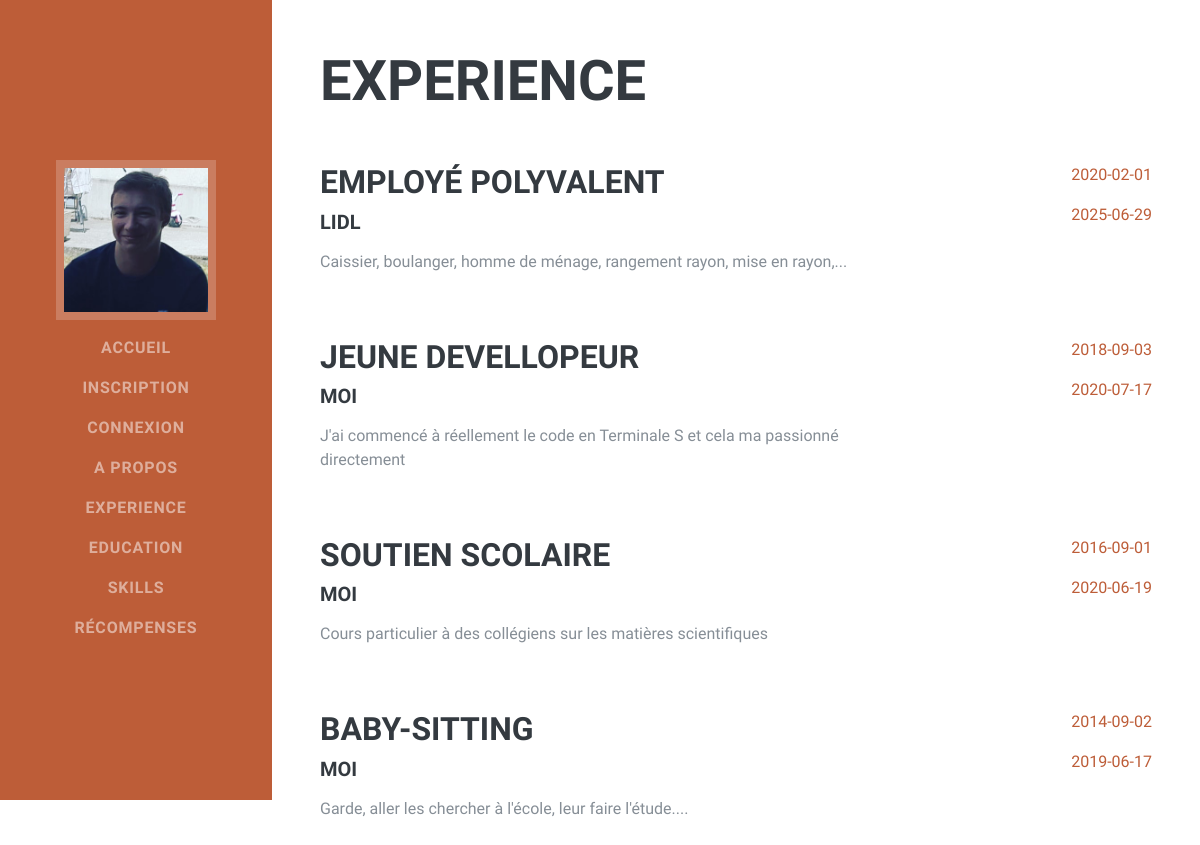
The app's page /site_cv_eval/exp.php with its own data.
### tables this page shows
CREATE TABLE `experiences` (
  `id_experiences` int(3) NOT NULL,
  `emploi` varchar(20) DEFAULT NULL,
  `entreprise` varchar(20) DEFAULT NULL,
  `description` varchar(100) DEFAULT NULL,
  `date_embauche` date DEFAULT NULL,
  `date_fin` date DEFAULT NULL
);

### site_cv_eval/exp.php (the view)
<?php include("inc/header.inc.php"); ?>
<?php require_once("inc/data.inc.php"); ?>
<section class="resume-section p-3 p-lg-5 d-flex justify-content-center" id="experience">
  <div class="w-100">
    <h2 class="mb-5">Experience</h2>
    <?php
    $base_de_donnee = $pdo->query("SELECT * FROM experiences ORDER BY id_experiences");
    while ($experiences = $base_de_donnee->fetch(PDO::FETCH_OBJ)) { ?>
      <div class="resume-item d-flex flex-column flex-md-row justify-content-between mb-5">
        <div class="resume-content">
          <div class="mb-0">
            <h3><?php echo $experiences->emploi; ?></h3>
          </div>
          <div class="subheading mb-3">
            <h5><?php echo $experiences->entreprise; ?></h5>
          </div>
          <div>
            <p><?php echo $experiences->description; ?></p>
          </div>
        </div>
        <div class="resume-date text-md-right">
          <div class="text-primary">
            <p><?php echo $experiences->date_embauche; ?></p>
          </div>
          <div class="text-primary">
            <p><?php echo $experiences->date_fin; ?></p>
          </div>
        </div>
      </div>
    <?php } ?>
  </div>
</section>

### site_cv_eval/inc/header.inc.php (shortened to what this page needs)
<!DOCTYPE html>
<html lang="en">
<head>
    <link href="vendor/bootstrap/css/bootstrap.min.css" rel="stylesheet">
    <link href="vendor/fontawesome-free/css/all.min.css" rel="stylesheet">
    <link href="css/resume.min.css" rel="stylesheet">
</head>
<body id="page-top">
    <nav class="navbar navbar-expand-lg navbar-dark bg-primary fixed-top" id="sideNav">
        <a class="navbar-brand js-scroll-trigger" href="#page-top">
            <span class="d-none d-lg-block">
                <img class="img-fluid img-profile" src="img/guillaume.jpg" alt="">
            </span>
        </a>
        <div class="collapse navbar-collapse" id="navbarSupportedContent">
            <ul class="navbar-nav">
                <li class="nav-item">
                    <a class="nav-link js-scroll-trigger" href="index.php">Accueil</a>
                </li>
                <li class="nav-item">
                    <a class="nav-link js-scroll-trigger" href="register.php">Inscription</a>
                </li>
                <li class="nav-item">
                    <a class="nav-link js-scroll-trigger" href="login.php">Connexion</a>
                </li>
                <li class="nav-item">
                    <a class="nav-link js-scroll-trigger" href="about.php">A Propos</a>
                </li>
                <li class="nav-item">
                    <a class="nav-link js-scroll-trigger" href="exp.php">Experience</a>
                </li>
                <li class="nav-item">
                    <a class="nav-link js-scroll-trigger" href="educ.php">Education</a>
                </li>
                <li class="nav-item">
                    <a class="nav-link js-scroll-trigger" href="skills.php">Skills</a>
                </li>
                <li class="nav-item">
                    <a class="nav-link js-scroll-trigger" href="award.php">Récompenses</a>
                </li>
            </ul>
        </div>
    </nav>

### records on screen
experiences: emploi "EMPLOYÉ POLYVALENT", entreprise "LIDL", description "Caissier, boulanger, homme de ménage, rangement rayon, mise en rayon,...", date_embauche "2020-02-01", date_fin "2025-06-29"
experiences: emploi "JEUNE DEVELLOPEUR", entreprise "MOI", description "J'ai commencé à réellement le code en Terminale S et cela ma passionné directement", date_embauche "2018-09-03", date_fin "2020-07-17"
experiences: emploi "SOUTIEN SCOLAIRE", entreprise "MOI", description "Cours particulier à des collégiens sur les matières scientifiques", date_embauche "2016-09-01", date_fin "2020-06-19"
experiences: emploi "BABY-SITTING", entreprise "MOI", description "Garde, aller les chercher à l'école, leur faire l'étude....", date_embauche "2014-09-02", date_fin "2019-06-17"
